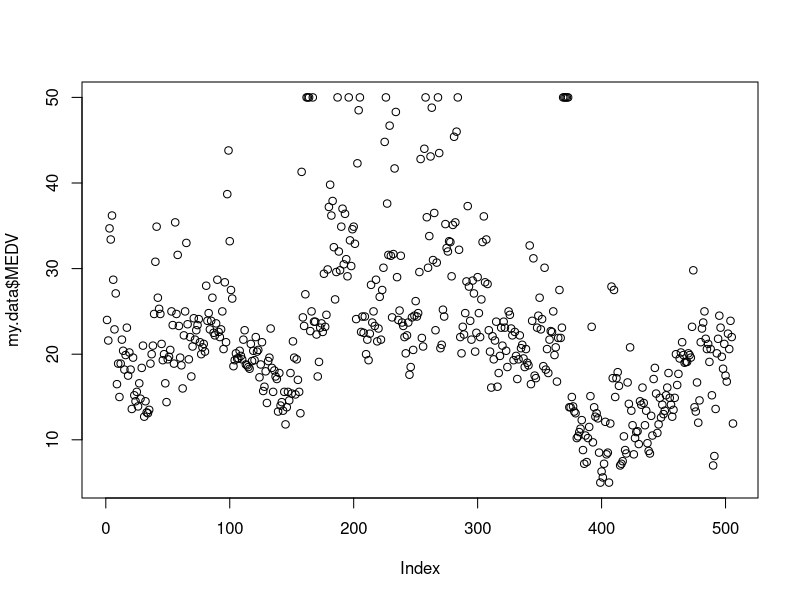

R code for this plot: (Note: this script raises an error after producing the figure.)

#Regression Analysis 

rm(list=ls())

my.data<-read.csv('Housing_data.csv',header=TRUE,sep=',')

my.data 

str(my.data)

# Exploratory Data Analysis 
any(is.na(my.data))

summary(my.data)

# Visualizing the Target variable MEDV

plot(my.data$MEDV)

ggplot(my.data,aes(x=MEDV))+
  geom_histogram()

ggplot(my.data,aes(MEDV)) +
  stat_density() + 
  theme_bw()

# Visualizing all the variables for btter understanding and to look for outliers
boxplot(my.data)

# Checking variables with outliers seperately 
boxplot(my.data$PCCR)
boxplot(my.data$PRLZ)
boxplot(my.data$AVR)
boxplot(my.data$DIS)
boxplot(my.data$MEDV)

# Checking for Correlation 
cor(my.data)

# Visualizing Correlation 
library(corrplot) #for correlation visualization 

corrplot(cor(my.data),'number')

# Sample Regression Equation for multivariate regression analysis 

# MEDV(Pred)= theta0+thata1*(my.data$PCCR)+theta2*(my.data$PRLZ)+theta3*(my.data$INDUS)+theta4*(my.data$NOX)+
# theta5*(my.data$AVR)+theta6*(my.data$AGE)+theta7*(my.data$DIS)+theta8*(my.data$RAD)+theta9*(my.data$TAX)
  
# Preparing regression model with respect to the equation using lm function 

Regmodel<-lm(MEDV~PCCR+PRLZ+INDUS+NOX+AVR+AGE+DIS+RAD+TAX,my.data)
summary(Regmodel)

# Step-by-step improving the model 

Regmodel<-lm(MEDV~PCCR+PRLZ+INDUS+NOX+AVR+AGE+DIS+RAD+TAX+0,my.data) #Model with intercept removed 
summary(Regmodel)

Regmodel<-lm(MEDV~PCCR+PRLZ+NOX+AVR+AGE+DIS+RAD+TAX+0,my.data) # Final Model with intercept & INDUS removed 
summary(Regmodel)

# Plotting original vs fitted values

ggplot(my.data,aes(x=1:length(MEDV),y=MEDV))+
  geom_line(col='blue')+
  geom_point(col='blue')+
  geom_line(aes(x=1:length(MEDV),y=fitted.values(Regmodel)),col='red')+
  geom_point(aes(x=1:length(MEDV),y=fitted.values(Regmodel)),col='red')+
  xlab("Observations")+ 
  ylab("Median Value of House in $1000s")+
  ggtitle('Original ("Blue") vs Fitted ("Red") Values')

# Information on the model

coef(Regmodel)

fitted.values(Regmodel)

# Calculating and Checking Residuals in the model

Res <- residuals(Regmodel)

# Plotting residuals and checking for normal distribution 

plot(Res,xlab="Observations",ylab="Residuals",main="Residual Analysis",col="blue",pch=16,ylim=c(-20,20))
abline(a=0,b=0,col="red",lty=2)
abline(3*sd(Res),0,col="red",lty=2)
abline(-3*sd(Res),0,col="red",lty=2)

# Density plotting for distribution check
plot(density(Res))



# Making predictions model based on the coefficients 
ypred=coef(Regmodel)[1]*my.data$PCCR+coef(Regmodel)[2]*my.data$PRLZ+coef(Regmodel)[3]*my.data$NOX+coef(Regmodel)[4]*my.data$AVR+
  coef(Regmodel)[5]*my.data$AGE+coef(Regmodel)[6]*my.data$DIS+coef(Regmodel)[7]*my.data$RAD+coef(Regmodel)[8]*my.data$TAX

# Created my own cost function for calculation of errors
mycost<-function(yhat,y){
  cost=sum((yhat-y)^2)/length(y)
  return(cost)
}

#Calculated MSE for the predictions based on model 
mse<- mycost(ypred,my.data$MEDV)


# Created data frame for testing values for fututre housing prices
PCCR<-c(0.03221,0.06733,0.04211,0.05328)
PRLZ<-c(4,5,0,8)
INDUS<-c(4.21,7.21,3.33,2.65)
NOX<-c(0.432,0.443,0.454,0.476)
AVR<-c(6.121,6.783,6.345,6.754)
AGE<-c(64.2,67.8,62.5,59.8)
DIS<-c(4.1300,4.9832,5.0322,6.0412)
RAD<-c(3,2,2,1)
TAX<-c(254,267,231,255)

df<-data.frame(PCCR,PRLZ,INDUS,NOX,AVR,AGE,DIS,RAD,TAX)

#Making the predictions
Pred<-predict(Regmodel,df)

Pred<-round(Pred,digits = 2)
